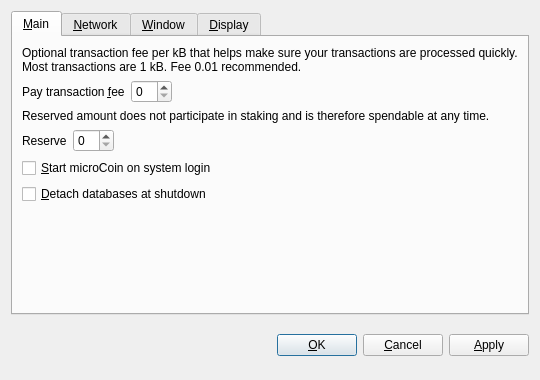
<?xml version="1.0" encoding="UTF-8"?>
<ui version="4.0">
 <class>OptionsDialog</class>
 <widget class="QDialog" name="OptionsDialog">
  <property name="geometry">
   <rect>
    <x>0</x>
    <y>0</y>
    <width>540</width>
    <height>380</height>
   </rect>
  </property>
  <property name="windowTitle">
   <string>Options</string>
  </property>
  <property name="modal">
   <bool>true</bool>
  </property>
  <layout class="QVBoxLayout" name="verticalLayout">
   <item>
    <widget class="QTabWidget" name="tabWidget">
     <property name="tabPosition">
      <enum>QTabWidget::North</enum>
     </property>
     <property name="currentIndex">
      <number>0</number>
     </property>
     <widget class="QWidget" name="tabMain">
      <attribute name="title">
       <string>&amp;Main</string>
      </attribute>
      <layout class="QVBoxLayout" name="verticalLayout_Main">
       <item>
        <widget class="QLabel" name="transactionFeeInfoLabel">
         <property name="text">
          <string>Optional transaction fee per kB that helps make sure your transactions are processed quickly. Most transactions are 1 kB. Fee 0.01 recommended.</string>
         </property>
         <property name="textFormat">
          <enum>Qt::PlainText</enum>
         </property>
         <property name="wordWrap">
          <bool>true</bool>
         </property>
        </widget>
       </item>
       <item>
        <layout class="QHBoxLayout" name="horizontalLayoutFee">
         <item>
          <widget class="QLabel" name="transactionFeeLabel">
           <property name="text">
            <string>Pay transaction &amp;fee</string>
           </property>
           <property name="textFormat">
            <enum>Qt::PlainText</enum>
           </property>
           <property name="buddy">
            <cstring>transactionFee</cstring>
           </property>
          </widget>
         </item>
         <item>
          <widget class="BitcoinAmountField" name="transactionFee"/>
         </item>
         <item>
          <spacer name="horizontalSpacerFee">
           <property name="orientation">
            <enum>Qt::Horizontal</enum>
           </property>
           <property name="sizeHint" stdset="0">
            <size>
             <width>40</width>
             <height>20</height>
            </size>
           </property>
          </spacer>
         </item>
        </layout>
       </item>
       <item>
        <widget class="QLabel" name="reserveBalanceInfoLabel">
         <property name="text">
          <string>Reserved amount does not participate in staking and is therefore spendable at any time.</string>
         </property>
         <property name="textFormat">
          <enum>Qt::PlainText</enum>
         </property>
         <property name="wordWrap">
          <bool>true</bool>
         </property>
        </widget>
       </item>
       <item>
        <layout class="QHBoxLayout" name="horizontalLayoutReserveBalance">
         <item>
          <widget class="QLabel" name="reserveBalanceLabel">
           <property name="text">
            <string>Reserve</string>
           </property>
           <property name="textFormat">
            <enum>Qt::PlainText</enum>
           </property>
           <property name="buddy">
            <cstring>reserveBalance</cstring>
           </property>
          </widget>
         </item>
         <item>
          <widget class="BitcoinAmountField" name="reserveBalance"/>
         </item>
         <item>
          <spacer name="horizontalSpacerReserveBalance">
           <property name="orientation">
            <enum>Qt::Horizontal</enum>
           </property>
           <property name="sizeHint" stdset="0">
            <size>
             <width>40</width>
             <height>20</height>
            </size>
           </property>
          </spacer>
         </item>
        </layout>
       </item>
       <item>
        <widget class="QCheckBox" name="bitcoinAtStartup">
         <property name="toolTip">
          <string>Automatically start microCoin after logging in to the system.</string>
         </property>
         <property name="text">
          <string>&amp;Start microCoin on system login</string>
         </property>
        </widget>
       </item>
       <item>
        <widget class="QCheckBox" name="detachDatabases">
         <property name="toolTip">
          <string>Detach block and address databases at shutdown. This means they can be moved to another data directory, but it slows down shutdown. The wallet is always detached.</string>
         </property>
         <property name="text">
          <string>&amp;Detach databases at shutdown</string>
         </property>
        </widget>
       </item>
       <item>
        <spacer name="verticalSpacer_Main">
         <property name="orientation">
          <enum>Qt::Vertical</enum>
         </property>
         <property name="sizeHint" stdset="0">
          <size>
           <width>20</width>
           <height>40</height>
          </size>
         </property>
        </spacer>
       </item>
      </layout>
     </widget>
     <widget class="QWidget" name="tabNetwork">
      <attribute name="title">
       <string>&amp;Network</string>
      </attribute>
      <layout class="QVBoxLayout" name="verticalLayout_Network">
       <item>
        <widget class="QCheckBox" name="mapPortUpnp">
         <property name="toolTip">
          <string>Automatically open the microCoin client port on the router. This only works when your router supports UPnP and it is enabled.</string>
         </property>
         <property name="text">
          <string>Map port using &amp;UPnP</string>
         </property>
        </widget>
       </item>
       <item>
        <widget class="QCheckBox" name="connectSocks">
         <property name="toolTip">
          <string>Connect to the microCoin network through a SOCKS proxy (e.g. when connecting through Tor).</string>
         </property>
         <property name="text">
          <string>&amp;Connect through SOCKS proxy:</string>
         </property>
        </widget>
       </item>
       <item>
        <layout class="QHBoxLayout" name="horizontalLayout_Network">
         <item>
          <widget class="QLabel" name="proxyIpLabel">
           <property name="text">
            <string>Proxy &amp;IP:</string>
           </property>
           <property name="textFormat">
            <enum>Qt::PlainText</enum>
           </property>
           <property name="buddy">
            <cstring>proxyIp</cstring>
           </property>
          </widget>
         </item>
         <item>
          <widget class="QValidatedLineEdit" name="proxyIp">
           <property name="maximumSize">
            <size>
             <width>140</width>
             <height>16777215</height>
            </size>
           </property>
           <property name="toolTip">
            <string>IP address of the proxy (e.g. 127.0.0.1)</string>
           </property>
          </widget>
         </item>
         <item>
          <widget class="QLabel" name="proxyPortLabel">
           <property name="text">
            <string>&amp;Port:</string>
           </property>
           <property name="textFormat">
            <enum>Qt::PlainText</enum>
           </property>
           <property name="buddy">
            <cstring>proxyPort</cstring>
           </property>
          </widget>
         </item>
         <item>
          <widget class="QLineEdit" name="proxyPort">
           <property name="maximumSize">
            <size>
             <width>55</width>
             <height>16777215</height>
            </size>
           </property>
           <property name="toolTip">
            <string>Port of the proxy (e.g. 9050)</string>
           </property>
          </widget>
         </item>
         <item>
          <widget class="QLabel" name="socksVersionLabel">
           <property name="text">
            <string>SOCKS &amp;Version:</string>
           </property>
           <property name="textFormat">
            <enum>Qt::PlainText</enum>
           </property>
           <property name="buddy">
            <cstring>socksVersion</cstring>
           </property>
          </widget>
         </item>
         <item>
          <widget class="QValueComboBox" name="socksVersion">
           <property name="toolTip">
            <string>SOCKS version of the proxy (e.g. 5)</string>
           </property>
          </widget>
         </item>
         <item>
          <spacer name="horizontalSpacer_Network">
           <property name="orientation">
            <enum>Qt::Horizontal</enum>
           </property>
           <property name="sizeHint" stdset="0">
            <size>
             <width>40</width>
             <height>20</height>
            </size>
           </property>
          </spacer>
         </item>
        </layout>
       </item>
       <item>
        <spacer name="verticalSpacer_Network">
         <property name="orientation">
          <enum>Qt::Vertical</enum>
         </property>
         <property name="sizeHint" stdset="0">
          <size>
           <width>20</width>
           <height>40</height>
          </size>
         </property>
        </spacer>
       </item>
      </layout>
     </widget>
     <widget class="QWidget" name="tabWindow">
      <attribute name="title">
       <string>&amp;Window</string>
      </attribute>
      <layout class="QVBoxLayout" name="verticalLayout_Window">
       <item>
        <widget class="QCheckBox" name="minimizeToTray">
         <property name="toolTip">
          <string>Show only a tray icon after minimizing the window.</string>
         </property>
         <property name="text">
          <string>&amp;Minimize to the tray instead of the taskbar</string>
         </property>
        </widget>
       </item>
       <item>
        <widget class="QCheckBox" name="minimizeOnClose">
         <property name="toolTip">
          <string>Minimize instead of exit the application when the window is closed. When this option is enabled, the application will be closed only after selecting Quit in the menu.</string>
         </property>
         <property name="text">
          <string>M&amp;inimize on close</string>
         </property>
        </widget>
       </item>
       <item>
        <spacer name="verticalSpacer_Window">
         <property name="orientation">
          <enum>Qt::Vertical</enum>
         </property>
         <property name="sizeHint" stdset="0">
          <size>
           <width>20</width>
           <height>40</height>
          </size>
         </property>
        </spacer>
       </item>
      </layout>
     </widget>
     <widget class="QWidget" name="tabDisplay">
      <attribute name="title">
       <string>&amp;Display</string>
      </attribute>
      <layout class="QVBoxLayout" name="verticalLayout_Display">
       <item>
        <layout class="QHBoxLayout" name="horizontalLayout_1_Display">
         <item>
          <widget class="QLabel" name="langLabel">
           <property name="text">
            <string>User Interface &amp;language:</string>
           </property>
           <property name="textFormat">
            <enum>Qt::PlainText</enum>
           </property>
           <property name="buddy">
            <cstring>lang</cstring>
           </property>
          </widget>
         </item>
         <item>
          <widget class="QValueComboBox" name="lang">
           <property name="toolTip">
            <string>The user interface language can be set here. This setting will take effect after restarting microCoin.</string>
           </property>
          </widget>
         </item>
        </layout>
       </item>
       <item>
        <layout class="QHBoxLayout" name="horizontalLayout_2_Display">
         <item>
          <widget class="QLabel" name="unitLabel">
           <property name="text">
            <string>&amp;Unit to show amounts in:</string>
           </property>
           <property name="textFormat">
            <enum>Qt::PlainText</enum>
           </property>
           <property name="buddy">
            <cstring>unit</cstring>
           </property>
          </widget>
         </item>
         <item>
          <widget class="QValueComboBox" name="unit">
           <property name="toolTip">
            <string>Choose the default subdivision unit to show in the interface and when sending coins.</string>
           </property>
          </widget>
         </item>
        </layout>
       </item>
       <item>
        <widget class="QCheckBox" name="displayAddresses">
         <property name="toolTip">
          <string>Whether to show microCoin addresses in the transaction list or not.</string>
         </property>
         <property name="text">
          <string>&amp;Display addresses in transaction list</string>
         </property>
        </widget>
       </item>
       <item>
        <widget class="QCheckBox" name="coinControlFeatures">
         <property name="toolTip">
          <string>Whether to show coin control features or not.</string>
         </property>
         <property name="text">
          <string>Display coin &amp;control features (experts only!)</string>
         </property>
        </widget>
       </item>
       <item>
        <spacer name="verticalSpacer_Display">
         <property name="orientation">
          <enum>Qt::Vertical</enum>
         </property>
         <property name="sizeHint" stdset="0">
          <size>
           <width>20</width>
           <height>40</height>
          </size>
         </property>
        </spacer>
       </item>
      </layout>
     </widget>
    </widget>
   </item>
   <item>
    <layout class="QHBoxLayout" name="horizontalLayout_Buttons">
     <item>
      <spacer name="horizontalSpacer_1">
       <property name="orientation">
        <enum>Qt::Horizontal</enum>
       </property>
       <property name="sizeHint" stdset="0">
        <size>
         <width>40</width>
         <height>48</height>
        </size>
       </property>
      </spacer>
     </item>
     <item>
      <widget class="QLabel" name="statusLabel">
       <property name="font">
        <font>
         <weight>75</weight>
         <bold>true</bold>
        </font>
       </property>
       <property name="text">
        <string/>
       </property>
       <property name="textFormat">
        <enum>Qt::PlainText</enum>
       </property>
       <property name="wordWrap">
        <bool>true</bool>
       </property>
      </widget>
     </item>
     <item>
      <spacer name="horizontalSpacer_2">
       <property name="orientation">
        <enum>Qt::Horizontal</enum>
       </property>
       <property name="sizeHint" stdset="0">
        <size>
         <width>40</width>
         <height>48</height>
        </size>
       </property>
      </spacer>
     </item>
     <item>
      <widget class="QPushButton" name="okButton">
       <property name="text">
        <string>&amp;OK</string>
       </property>
      </widget>
     </item>
     <item>
      <widget class="QPushButton" name="cancelButton">
       <property name="text">
        <string>&amp;Cancel</string>
       </property>
       <property name="autoDefault">
        <bool>false</bool>
       </property>
      </widget>
     </item>
     <item>
      <widget class="QPushButton" name="applyButton">
       <property name="text">
        <string>&amp;Apply</string>
       </property>
       <property name="autoDefault">
        <bool>false</bool>
       </property>
      </widget>
     </item>
    </layout>
   </item>
  </layout>
 </widget>
 <customwidgets>
  <customwidget>
   <class>BitcoinAmountField</class>
   <extends>QSpinBox</extends>
   <header>bitcoinamountfield.h</header>
  </customwidget>
  <customwidget>
   <class>QValueComboBox</class>
   <extends>QComboBox</extends>
   <header>qvaluecombobox.h</header>
  </customwidget>
  <customwidget>
   <class>QValidatedLineEdit</class>
   <extends>QLineEdit</extends>
   <header>qvalidatedlineedit.h</header>
  </customwidget>
 </customwidgets>
 <resources/>
 <connections/>
</ui>
